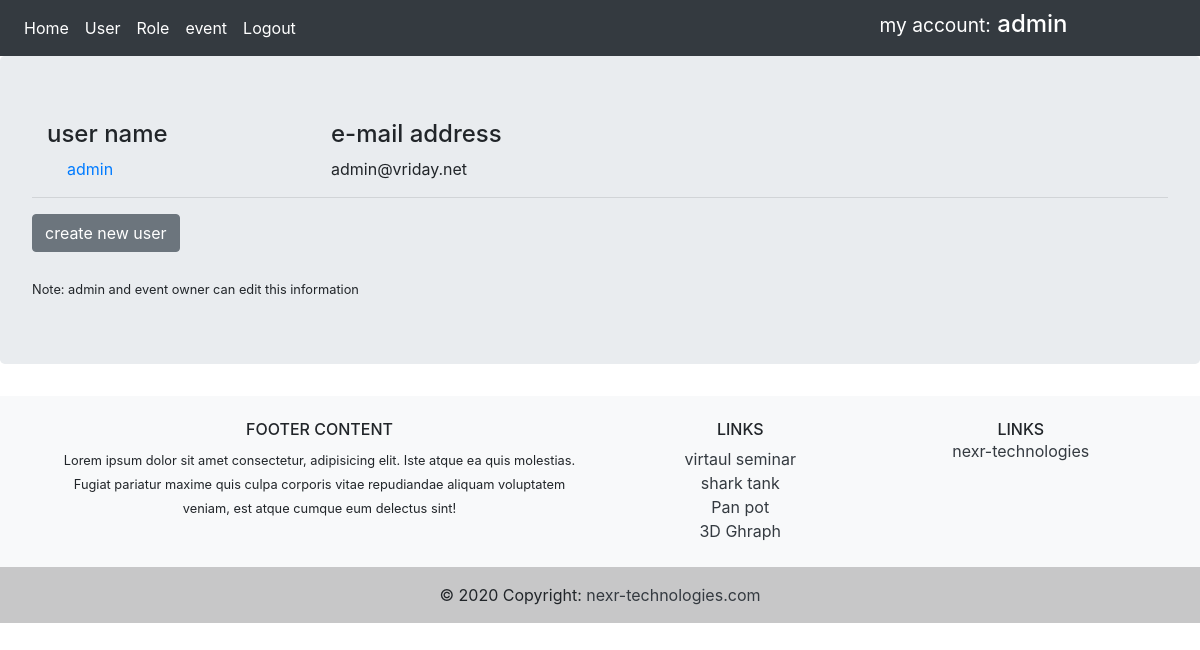
Page /users (signed in) on the earlier database version.
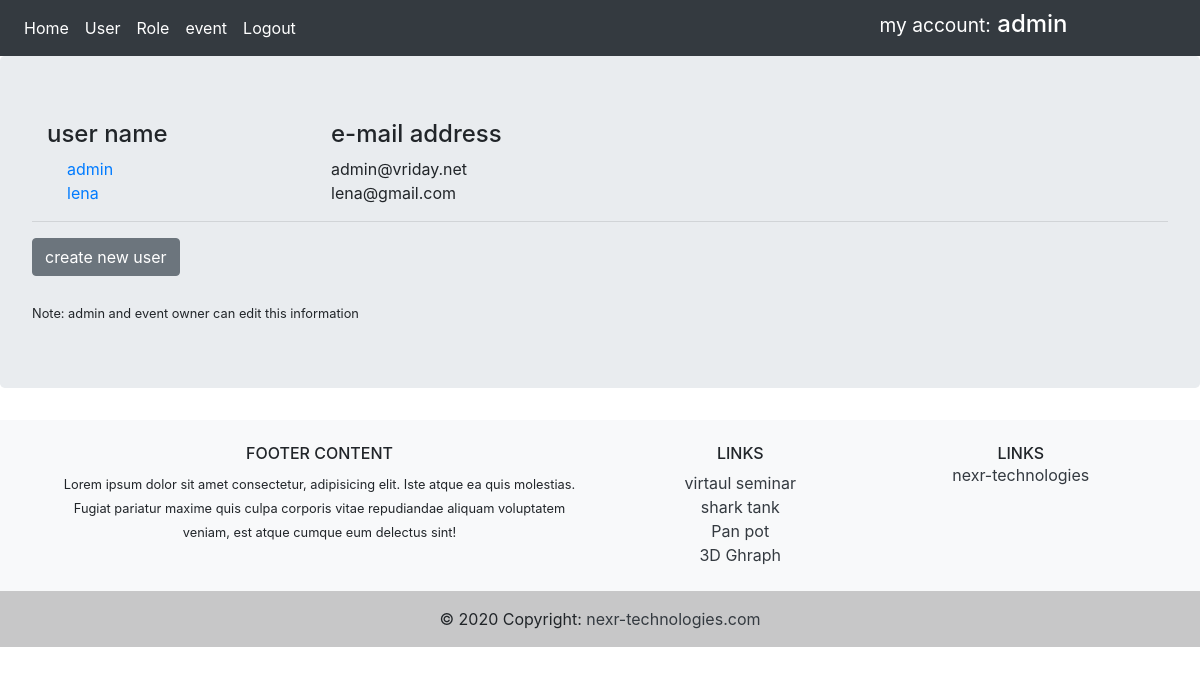
Same page on the later database version.
### app/models.py (models this page shows, shortened)
class User(db.Model, UserMixin):
    id = db.Column(db.Integer, primary_key=True)
    username = db.Column(db.String(30), unique=True, nullable=False)
    email = db.Column(db.String(60), unique=True, nullable=False)
    password = db.Column(db.String(60), nullable=False)
    events = db.relationship('Event', backref='eventowner', lazy=True)
    roles = db.relationship('Role', backref='roleuser', lazy=True)

### app/routes.py (the view)
@app.route('/users', methods=['GET', 'POST'])
@login_required
def users():
    users = User.query.all()
    return render_template('Users.html', form=users)

### app/models.py (called while the page is built)
@login_manager.user_loader
def load_user(user_id):
    return User.query.get(int(user_id))

### app/templates/Users.html
{% extends 'base.html' %}
{% block content %}
<div class="container">
    <div class="row">
        <div class="col-3">
            <h4>user name</h4>
        </div>
        <div class="col-sm">
            <h4>e-mail address</h4>
        </div>
    </div>
    {% for user in form %}
    <div class="row">
        <div class="col-3">
            <a href="{{ url_for('userdetail', user_id=user.id) }}" class="card-body">{{ user.username }}</a>
        </div>
        <div class="col-sm">
            {{ user.email }}
        </div>
    </div>
    {% endfor %}
</div>
<hr />
{% if current_user.is_authenticated %}
{% if current_user.username == 'admin' %}
<a href="{{ url_for('registration') }}" class="btn btn-secondary">create new user</a>
<br>
<br>
<small> Note: admin and event owner can edit this information </small>
{% endif %}
{% endif %}
{% endblock %}

### app/templates/include/navbar.html
<nav class="navbar navbar-expand-lg navbar-dark bg-dark">
    <div class="navbar-nav">
        <a class="nav-item nav-link active" href="{{ url_for('home') }}">Home</a>
        {% if current_user.is_authenticated %}
        {% if current_user.username == "admin"  %}
        <a class="nav-item nav-link active" href="{{ url_for('users') }}">User</a>
        <a class="nav-item nav-link active" href="{{ url_for('rolename') }}">Role</a>
        {% endif %}
        <a class="nav-item nav-link active" href="{{ url_for('event') }}">event</a>
        <a class="nav-item nav-link active" href="{{ url_for('logout') }}">Logout</a>
        {% else %}
        <a class="nav-item nav-link active" href="{{ url_for('login') }}">Login</a>
        {% endif %}
    </div>
    <div class="col-md-8 text-right">
        <h4 class="text-white bg-dark">  <small class="text-white bg-dark"> my account:</small> {{ current_user.username }}</h4>
    </div>
</nav>

Differences in the rows shown:
added User: username "lena", email "lena@gmail.com"
